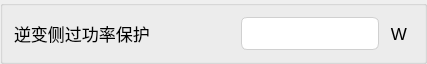
         <widget class="QGroupBox" name="groupBox_13">
          <property name="minimumSize">
           <size>
            <width>0</width>
            <height>64</height>
           </size>
          </property>
          <property name="maximumSize">
           <size>
            <width>16777215</width>
            <height>64</height>
           </size>
          </property>
          <property name="title">
           <string/>
          </property>
          <layout class="QHBoxLayout" name="horizontalLayout_21" stretch="7,5,1">
           <item>
            <widget class="QLabel" name="label_41">
             <property name="minimumSize">
              <size>
               <width>221</width>
               <height>31</height>
              </size>
             </property>
             <property name="font">
              <font>
               <pointsize>13</pointsize>
              </font>
             </property>
             <property name="text">
              <string>逆变侧过功率保护</string>
             </property>
             <property name="alignment">
              <set>Qt::AlignLeading|Qt::AlignLeft|Qt::AlignVCenter</set>
             </property>
            </widget>
           </item>
           <item>
            <widget class="MyLineEdit" name="h16904">
             <property name="minimumSize">
              <size>
               <width>0</width>
               <height>31</height>
              </size>
             </property>
             <property name="styleSheet">
              <string notr="true">QLineEdit {
    /* 苹果风格的数据展示LineEdit */
    border: 1px solid #D0D0D0;                  /* 浅灰色边框，模仿macOS的细边框 */
    border-radius: 6px;                         /* 圆角，符合macOS设计 */
    padding: 8px 12px;                         /* 内边距，提供舒适的阅读空间 */
    background-color: #FFFFFF;                 /* 白色背景 */
    color: #333333;                            /* 深灰色文字，提高可读性 */
    font-family: &quot;SF Pro Text&quot;, &quot;Helvetica Neue&quot;, &quot;Lucida Grande&quot;, sans-serif; /* macOS系统字体栈 */
    font-size: 14px;                           /* 默认字体大小 */
    selection-background-color: #007AFF;       /* 选中文本高亮色 (macOS蓝色) */
    selection-color: #FFFFFF;                  /* 选中文本颜色 (白色) */

    /* 只读状态下的特殊样式 */
    /* 注意：Qt中通常使用 setReadOnly(true) 来实现只读，但QSS可以定义其外观 */
}

/* 当LineEdit获得焦点时 (对于数据展示框，如果不需要焦点效果，可以省略或弱化) */
QLineEdit:focus {
    border: 1px solid #007AFF;                 /* 获得焦点时边框变为蓝色 */
    /* 如果作为纯展示框，也可以移除焦点边框变化 */
    /* border: 1px solid #D0D0D0; */
}

/* 禁用状态下的样式 (如果用于展示不可变数据) */
QLineEdit:disabled {
    background-color: #F5F5F7;                 /* macOS禁用元素背景色 */
    color: #A0A0A0;                            /* 禁用文字颜色 */
    border: 1px solid #E0E0E0;                 /* 禁用边框颜色 */
}</string>
             </property>
             <property name="readOnly">
              <bool>true</bool>
             </property>
            </widget>
           </item>
           <item>
            <widget class="QLabel" name="label_42">
             <property name="minimumSize">
              <size>
               <width>0</width>
               <height>31</height>
              </size>
             </property>
             <property name="font">
              <font>
               <pointsize>13</pointsize>
              </font>
             </property>
             <property name="text">
              <string>W</string>
             </property>
             <property name="alignment">
              <set>Qt::AlignCenter</set>
             </property>
            </widget>
           </item>
          </layout>
         </widget>
